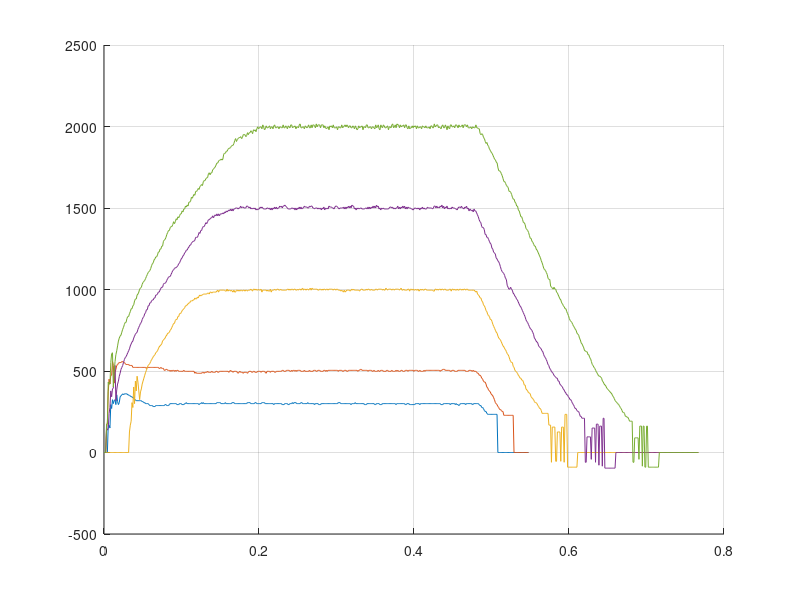

This figure's MATLAB source:
clc,clear,close
figure
hold on
grid on
load('speed300.mat');
plot(time,saveSpeed);
load('speed500.mat');
plot(time,saveSpeed);
load('speed1000.mat');
plot(time,saveSpeed);
load('speed1500.mat');
plot(time,saveSpeed);
load('speed2000.mat');
plot(time,saveSpeed);